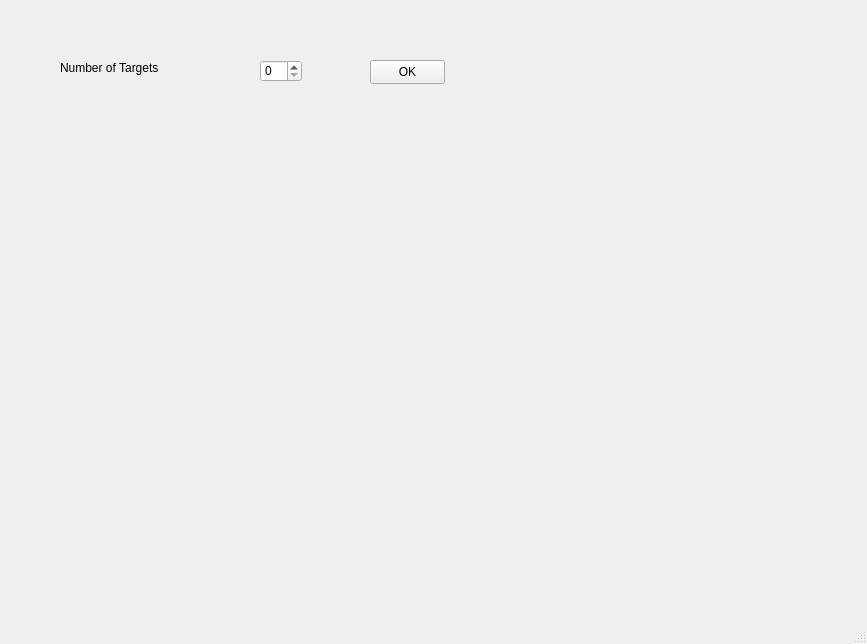
<?xml version="1.0" encoding="UTF-8"?>
<ui version="4.0">
 <class>MainWindow</class>
 <widget class="QMainWindow" name="MainWindow">
  <property name="geometry">
   <rect>
    <x>0</x>
    <y>0</y>
    <width>867</width>
    <height>644</height>
   </rect>
  </property>
  <property name="windowTitle">
   <string>MainWindow</string>
  </property>
  <widget class="QWidget" name="centralwidget">
   <widget class="QSpinBox" name="num_tgt_spinBox">
    <property name="geometry">
     <rect>
      <x>260</x>
      <y>60</y>
      <width>42</width>
      <height>22</height>
     </rect>
    </property>
    <property name="maximum">
     <number>25</number>
    </property>
   </widget>
   <widget class="QPushButton" name="ok_pushButton">
    <property name="geometry">
     <rect>
      <x>370</x>
      <y>60</y>
      <width>75</width>
      <height>24</height>
     </rect>
    </property>
    <property name="text">
     <string>OK</string>
    </property>
   </widget>
   <widget class="QLabel" name="num_tgt_label">
    <property name="geometry">
     <rect>
      <x>60</x>
      <y>60</y>
      <width>161</width>
      <height>16</height>
     </rect>
    </property>
    <property name="text">
     <string>Number of Targets</string>
    </property>
   </widget>
   <widget class="QWidget" name="verticalLayoutWidget">
    <property name="geometry">
     <rect>
      <x>20</x>
      <y>120</y>
      <width>801</width>
      <height>471</height>
     </rect>
    </property>
    <layout class="QVBoxLayout" name="verticalLayout"/>
   </widget>
  </widget>
  <widget class="QMenuBar" name="menubar">
   <property name="geometry">
    <rect>
     <x>0</x>
     <y>0</y>
     <width>867</width>
     <height>22</height>
    </rect>
   </property>
  </widget>
  <widget class="QStatusBar" name="statusbar"/>
 </widget>
 <resources/>
 <connections/>
</ui>
